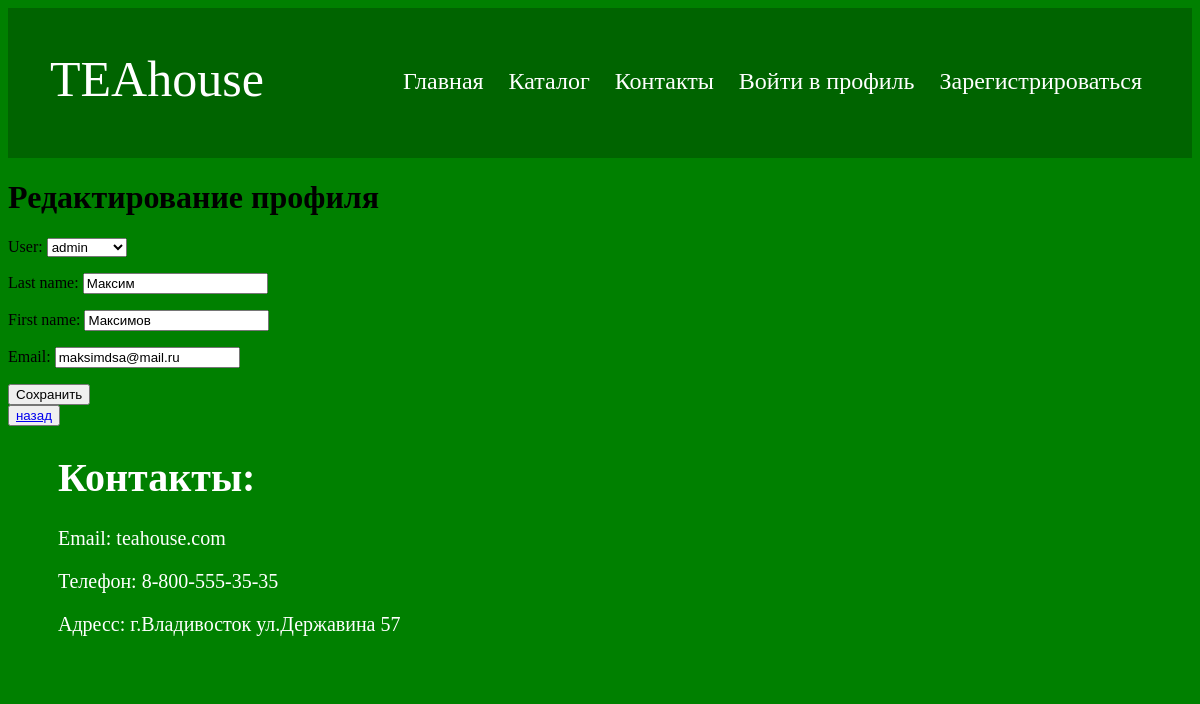
The app's page /about-me/2/update/, older data.
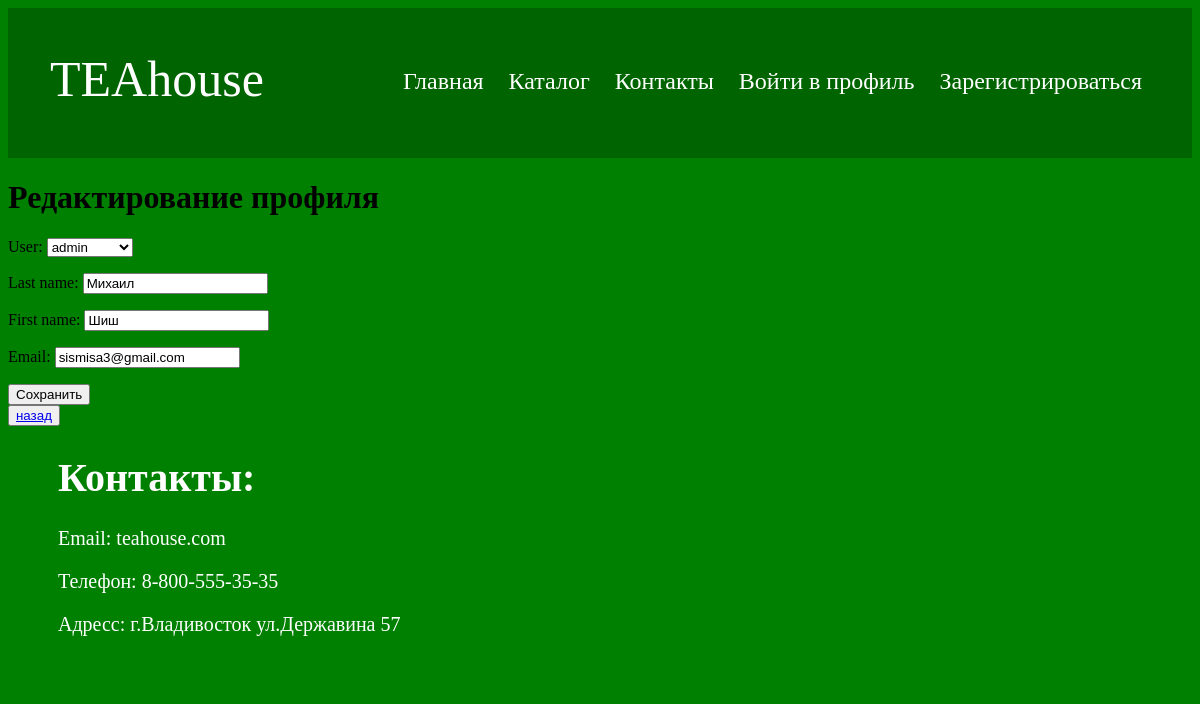
The same page, newer data.
### shopapp/models.py (models this page shows)
class Profile(models.Model):
    user = models.OneToOneField(User, on_delete=models.CASCADE)
    last_name = models.CharField(max_length=100, null=False, blank=True)
    first_name = models.CharField(max_length=100, null=False, blank=True)
    email = models.CharField(max_length=100, null=False, blank=True)

### shopapp/views.py (the view, shortened to what this page needs)
# urls.py: path("about-me/<int:pk>/update/", AboutMeUpdateView.as_view(), name="profile-update"),
class AboutMeUpdateView(UserPassesTestMixin, UpdateView):
    def test_func(self):
        if self.request.user.is_staff:
            return True
        return True
    model = Profile
    fields = "user", 'last_name', 'first_name', 'email',
    template_name_suffix = "_update_form"

### shopapp/templates/shopapp/profile_update_form.html (shortened to what this page needs)
{% extends 'shopapp/base.html' %}
{% block body %}
  <h1>Редактирование профиля</h1>
  <div>
    <form method="post" enctype="multipart/form-data">
      {{ form.as_p }}
      <button type="submit">Сохранить</button>
    </form>
    <button type="submit"><a class="back" href="{% url 'shopapp:about-me'%}"> назад</a></button>
  </div>
{% endblock %}

Row changes from the older to the newer data that the page shows:
changed Profile "admin": last_name "Максим" → "Михаил"; first_name "Максимов" → "Шиш"; email "maksimdsa@mail.ru" → "sismisa3@gmail.com"
